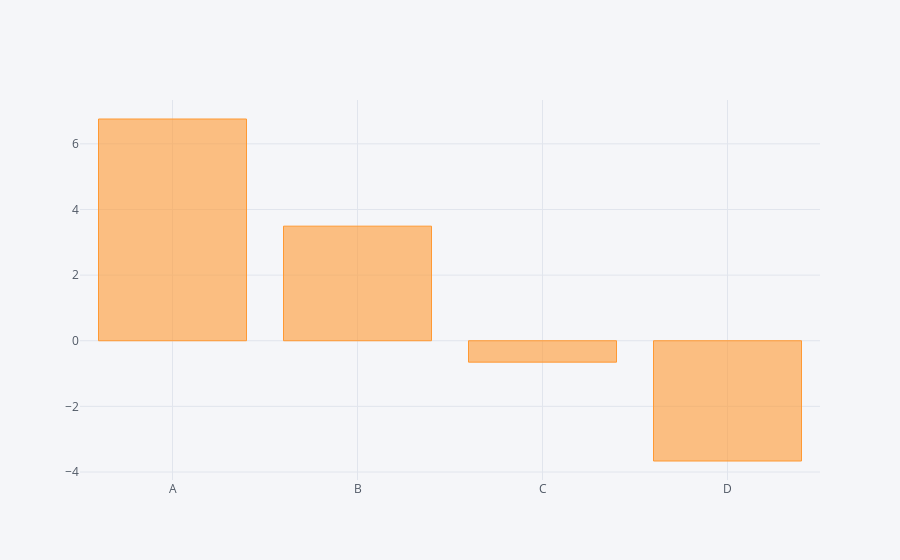

The code cell stored with this chart in its notebook:
### Code cell
df.sum().iplot(kind='bar')

### Figure 1 — Plotly figure (JSON) as saved in the notebook; plotly's stock layout.template omitted (floating-point values rounded to 4 significant figures)
{"data": [{"marker": {"color": "rgba(255, 153, 51, 0.6)", "line": {"color": "rgba(255, 153, 51, 1.0)", "width": 1}}, "name": "None", "orientation": "v", "text": "", "type": "bar", "x": ["A", "B", "C", "D"], "y": [6.757, 3.491, -0.6525, -3.665]}], "layout": {"legend": {"bgcolor": "#F5F6F9", "font": {"color": "#4D5663"}}, "paper_bgcolor": "#F5F6F9", "plot_bgcolor": "#F5F6F9", "titlefont": {"color": "#4D5663"}, "xaxis1": {"gridcolor": "#E1E5ED", "showgrid": true, "tickfont": {"color": "#4D5663"}, "title": "", "titlefont": {"color": "#4D5663"}, "zerolinecolor": "#E1E5ED"}, "yaxis1": {"gridcolor": "#E1E5ED", "showgrid": true, "tickfont": {"color": "#4D5663"}, "title": "", "titlefont": {"color": "#4D5663"}, "zerolinecolor": "#E1E5ED"}}}
